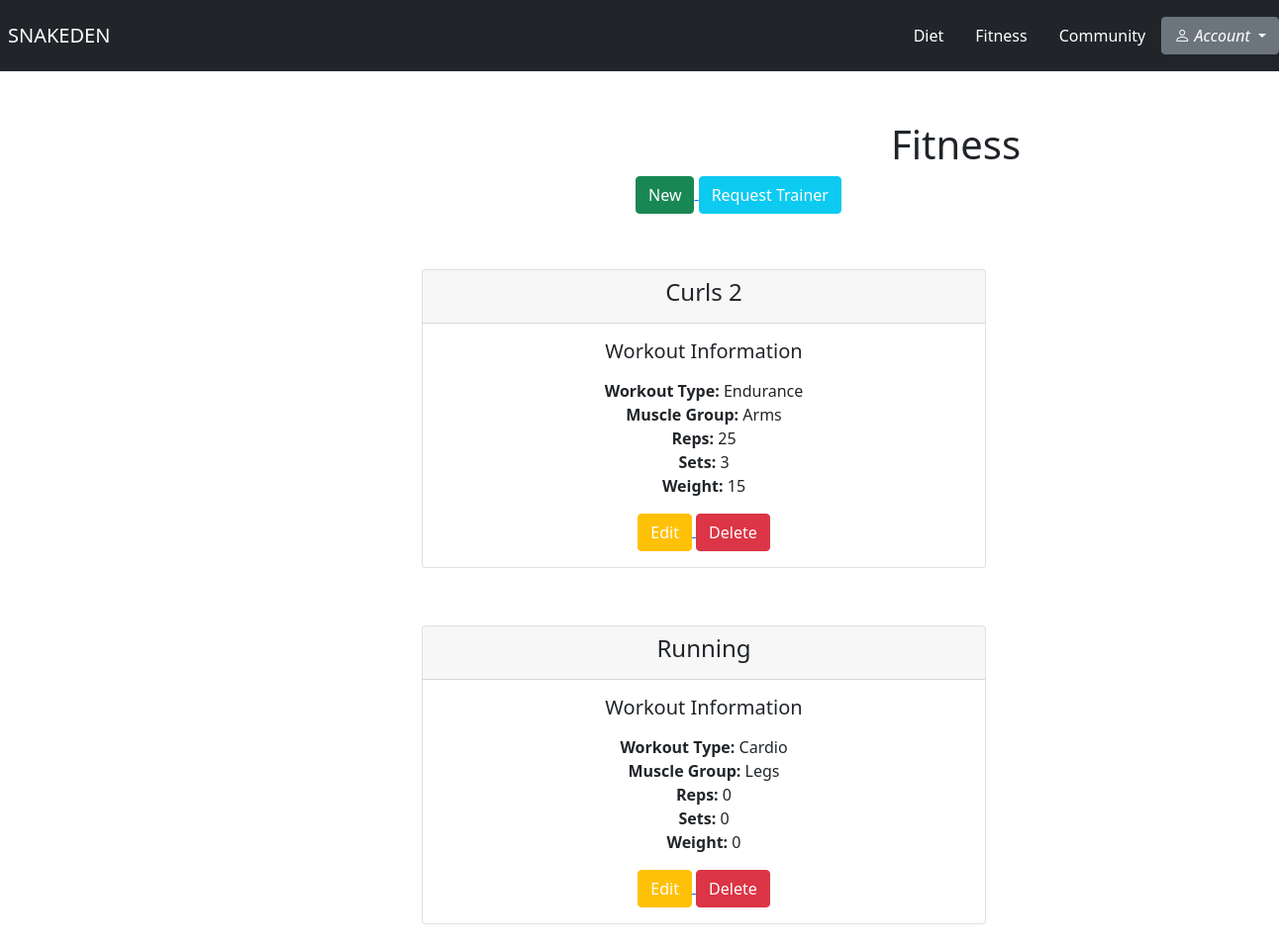
Page /fitness/ on the committed database.
### fitness/models.py (models this page shows)
class Workout(models.Model):
    WORKOUT_TYPE = [
        ('Cardio', 'Cardio'),
        ('Strength', 'Strength'),
        ('Endurance', 'Endurance'),
    ]
    MUSCLE_GROUP = [
        ('Arms', 'Arms'),
        ('Shoulders', 'Shoulders'),
        ('Back', 'Back'),
        ('Core', 'Core'),
        ('Legs', 'Legs'),
    ]
    workout_type = models.CharField(max_length=50, choices=WORKOUT_TYPE)
    muscle_group = models.CharField(max_length=50, choices=MUSCLE_GROUP)
    exercise_name = models.CharField(max_length=50)
    reps = models.IntegerField()
    sets = models.IntegerField()
    weight = models.IntegerField()
    user = models.ForeignKey(User, on_delete=models.CASCADE)

### fitness/views.py (the view)
# urls.py: path('', views.fitness_home, name="fitness_home"),
def fitness_home(request):
    workout = Workout.objects.all()
    return render(request, 'fitness/fitness_home.html', {'workout': workout})

### fitness/templates/fitness/fitness_home.html (shortened to what this page needs)
{% extends 'base.html' %}
{% block body %}
    <h1 style="margin-left: 900PX; margin-top: 50px">Fitness</h1>
    <div class="container p-0">
        <div class="row pb-3">
            <div class="col-md-12 text-center h6" style="margin-left: 100px">
                <a href="{% url 'workout_form' %}">
                    <button class="btn btn-success" type="submit">New</button>
                </a>
                <a href="{% url 'request_trainer' %}">
                    <button class="btn btn-info" type="submit" style="color: white">Request Trainer</button>
                </a>
                <h6 class="btn btn-light" style="margin-left: 1025px; background-color: white; border-color: white"></h6>
            </div>
        </div>
        {% for workout in workout %}
            <div class="card" style="width: 50%; text-align: center; margin-left: 350px; margin-top: 10px">
              <div class="card-header">
                  <h4>{{ workout.exercise_name }}</h4>
              </div>
              <div class="card-body">
                  <h5>Workout Information</h5>
                <p class="card-text">
                    <li style="list-style-type: none"><strong>Workout Type:</strong> {{ workout.workout_type }}</li>
                    <li style="list-style-type: none"><strong>Muscle Group:</strong> {{ workout.muscle_group }}</li>
                    <li style="list-style-type: none"><strong>Reps:</strong> {{ workout.reps }}</li>
                    <li style="list-style-type: none"><strong>Sets:</strong> {{ workout.sets }}</li>
                    <li style="list-style-type: none"><strong>Weight:</strong> {{ workout.weight }}</li>
                </p>
                  <a href="{% url 'edit_workout' workout.id %}">
                      <button class="btn btn-warning" style="color: white">Edit</button>
                  </a>
                  <a href="{% url 'delete_workout' workout.id %}">
                      <button class="btn btn-danger">Delete</button>
                  </a>
              </div>
            </div>
        <br><br>
    {% endfor %}
</div>
{% endblock %}

### rows in the picture
Workout: exercise_name "Curls 2", workout_type "Endurance", muscle_group "Arms", reps "25", sets "3", weight "15"
Workout: exercise_name "Running", workout_type "Cardio", muscle_group "Legs", reps "0", sets "0", weight "0"
